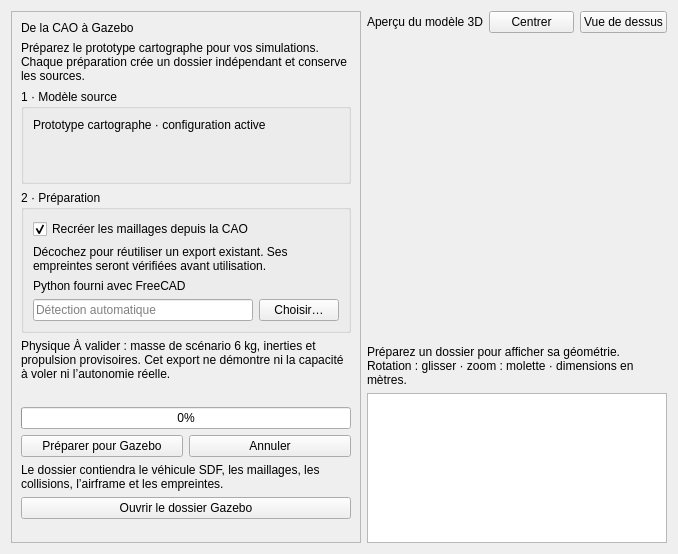
<?xml version="1.0" encoding="UTF-8"?>
<ui version="4.0">
 <class>GazeboModelPage</class>
 <widget class="QWidget" name="GazeboModelPage">
  <layout class="QHBoxLayout" name="pageLayout">
   <item><widget class="QScrollArea" name="modelSettingsScroll"><property name="minimumSize"><size><width>350</width><height>0</height></size></property><property name="maximumSize"><size><width>460</width><height>16777215</height></size></property><property name="widgetResizable"><bool>true</bool></property>
    <widget class="QWidget" name="modelSettings"><layout class="QVBoxLayout" name="settingsLayout">
     <item><widget class="QLabel" name="modelTitle"><property name="text"><string>De la CAO à Gazebo</string></property></widget></item>
     <item><widget class="QLabel" name="modelDescription"><property name="text"><string>Préparez le prototype cartographe pour vos simulations. Chaque préparation crée un dossier indépendant et conserve les sources.</string></property><property name="wordWrap"><bool>true</bool></property></widget></item>
     <item><widget class="QGroupBox" name="modelSourceGroup"><property name="title"><string>1 · Modèle source</string></property><layout class="QVBoxLayout" name="modelSourceLayout">
      <item><widget class="QLabel" name="profileLabel"><property name="text"><string>Prototype cartographe · configuration active</string></property><property name="wordWrap"><bool>true</bool></property></widget></item>
      <item><widget class="QLabel" name="sourceLabel"><property name="wordWrap"><bool>true</bool></property><property name="textInteractionFlags"><set>Qt::TextSelectableByMouse</set></property></widget></item>
      <item><widget class="QLabel" name="sourceStateLabel"><property name="wordWrap"><bool>true</bool></property></widget></item>
     </layout></widget></item>
     <item><widget class="QGroupBox" name="exportOptionsGroup"><property name="title"><string>2 · Préparation</string></property><layout class="QVBoxLayout" name="exportOptionsLayout">
      <item><widget class="QCheckBox" name="regenerateCheck"><property name="text"><string>Recréer les maillages depuis la CAO</string></property><property name="checked"><bool>true</bool></property></widget></item>
      <item><widget class="QLabel" name="cacheHelpLabel"><property name="text"><string>Décochez pour réutiliser un export existant. Ses empreintes seront vérifiées avant utilisation.</string></property><property name="wordWrap"><bool>true</bool></property></widget></item>
      <item><widget class="QLabel" name="pythonLabel"><property name="text"><string>Python fourni avec FreeCAD</string></property></widget></item>
      <item><layout class="QHBoxLayout" name="pythonLayout"><item><widget class="QLineEdit" name="pythonEdit"><property name="placeholderText"><string>Détection automatique</string></property></widget></item><item><widget class="QPushButton" name="pythonBrowseButton"><property name="text"><string>Choisir…</string></property></widget></item></layout></item>
     </layout></widget></item>
     <item><widget class="QLabel" name="physicsWarningLabel"><property name="text"><string>Physique À valider : masse de scénario 6 kg, inerties et propulsion provisoires. Cet export ne démontre ni la capacité à voler ni l’autonomie réelle.</string></property><property name="wordWrap"><bool>true</bool></property></widget></item>
     <item><widget class="QLabel" name="exportStatusLabel"><property name="wordWrap"><bool>true</bool></property></widget></item>
     <item><widget class="QProgressBar" name="exportProgress"><property name="value"><number>0</number></property></widget></item>
     <item><layout class="QHBoxLayout" name="exportButtons"><item><widget class="QPushButton" name="exportButton"><property name="text"><string>Préparer pour Gazebo</string></property></widget></item><item><widget class="QPushButton" name="cancelExportButton"><property name="text"><string>Annuler</string></property></widget></item></layout></item>
     <item><widget class="QLabel" name="outputLabel"><property name="text"><string>Le dossier contiendra le véhicule SDF, les maillages, les collisions, l’airframe et les empreintes.</string></property><property name="wordWrap"><bool>true</bool></property><property name="textInteractionFlags"><set>Qt::TextSelectableByMouse</set></property></widget></item>
     <item><widget class="QPushButton" name="openPackageButton"><property name="text"><string>Ouvrir le dossier Gazebo</string></property></widget></item>
     <item><spacer name="settingsSpacer"><property name="orientation"><enum>Qt::Vertical</enum></property><property name="sizeHint"><size><width>20</width><height>10</height></size></property></spacer></item>
    </layout></widget>
   </widget></item>
   <item><layout class="QVBoxLayout" name="previewLayout" stretch="0,1,0,0">
    <item><layout class="QHBoxLayout" name="previewToolbar"><item><widget class="QLabel" name="previewTitle"><property name="text"><string>Aperçu du modèle 3D</string></property></widget></item><item><widget class="QPushButton" name="fitModelButton"><property name="text"><string>Centrer</string></property></widget></item><item><widget class="QPushButton" name="topModelButton"><property name="text"><string>Vue de dessus</string></property></widget></item></layout></item>
    <item><widget class="drone_agricole::ui::TrajectoryView" name="modelPreview"><property name="minimumSize"><size><width>300</width><height>300</height></size></property></widget></item>
    <item><widget class="QLabel" name="previewNote"><property name="text"><string>Préparez un dossier pour afficher sa géométrie. Rotation : glisser · zoom : molette · dimensions en mètres.</string></property><property name="wordWrap"><bool>true</bool></property></widget></item>
    <item><widget class="QPlainTextEdit" name="exportLog"><property name="maximumSize"><size><width>16777215</width><height>150</height></size></property><property name="readOnly"><bool>true</bool></property><property name="maximumBlockCount"><number>500</number></property></widget></item>
   </layout></item>
  </layout>
 </widget>
 <customwidgets><customwidget><class>drone_agricole::ui::TrajectoryView</class><extends>QWidget</extends><header>drone_agricole/ui/TrajectoryView.hpp</header></customwidget></customwidgets>
 <resources/>
 <connections/>
</ui>
